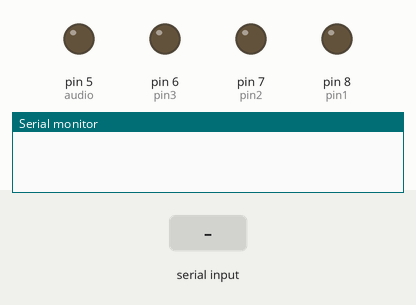
Recording of a sketch running on a simulated Arduino Uno, built with avr-gcc and run on an emulated ATmega328P. Parts: output pins drawn as LEDs (lit = HIGH), the last lines printed to the serial monitor. The test bench sets the inputs (shaded band). Pins used as bus, display or sensor lines are not drawn.

Above: at 1.2 s.
1.3 s: "90,45\n" received over Serial
At 2.5 s:
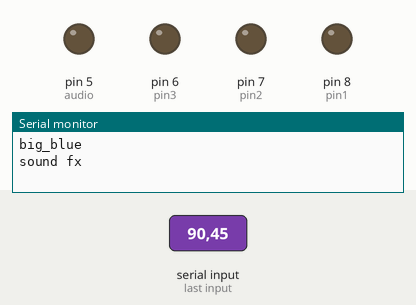
2.8 s: "30,150\n" received over Serial
4.3 s: "2\n" received over Serial
At 5.0 s:
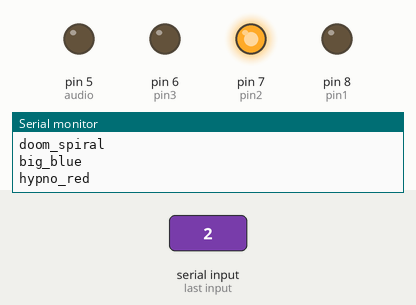
5.8 s: "1\n" received over Serial
At 6.2 s:
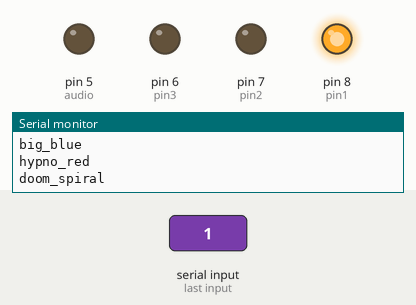
7.3 s: "4\n" received over Serial
At 8.4 s:
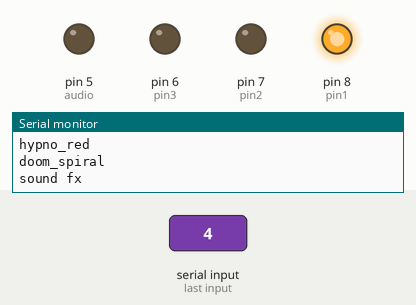
8.8 s: "0\n" received over Serial
At 9.7 s:
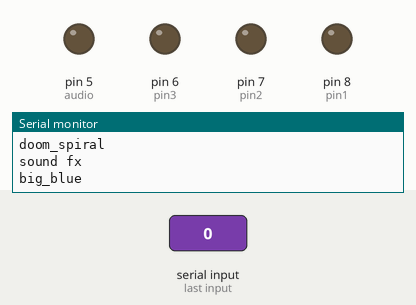
Timing chart, 0 to 11.3 s (numbered marks = the images above; inputs shaded):
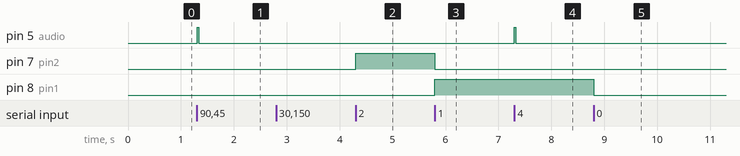

The sketch:

bt_set_animation_state.ino
```cpp
//Pins on metro
#define audio 5
#define reset 4
#define pin1 8
#define pin2 7
#define pin3 6
#define eye0 "big_blue"
#define eye1 "doom_spiral"
#define eye2 "hypno_red"
#define eye3 "toonstripe"

char val = '0';

//clears the pin states back to default
void clearState(){
  digitalWrite(pin1, LOW);
  digitalWrite(pin2, LOW);
  digitalWrite(pin3, LOW);
}

void setState(int state){
  String selection = "";
  switch (state){

    case 0:
      clearState();
      selection = eye0;
      digitalWrite(reset, LOW);
      break;
    case 1:
      clearState();
      selection = eye1;
      digitalWrite(pin1, HIGH);
      digitalWrite(reset, LOW);
      break;
    case 2:
      clearState();
      selection = eye2;
      digitalWrite(pin2, HIGH);
      digitalWrite(reset, LOW);
      break;
    case 3:
      clearState();
      selection = eye3;
      digitalWrite(pin3, HIGH);
      digitalWrite(reset, LOW);
      break;
    case 4:
      selection = "sound fx";
      digitalWrite(audio, HIGH);
      delay(30);
      digitalWrite(audio, LOW);
    default:
      break;

  }
  Serial.println(selection);
  digitalWrite(reset, HIGH);

}

void setup()
{
  Serial.begin(9600);//Opening serial port
  //set pin modes
  pinMode(audio, OUTPUT);
  pinMode(reset, OUTPUT);
  pinMode(pin1, OUTPUT);
  pinMode(pin2, OUTPUT);
  pinMode(pin3, OUTPUT);
  digitalWrite(reset, HIGH);

}
void loop()
{
  if (Serial.available())//If connected
  {
    val = Serial.read();
    //convert char to int
    int state = val - '0';

    setState(state);


  }
  //digitalWrite(reset, HIGH);
}
```

Measured:
- after the input at 1.3 s, pin 5 (audio): LOW → HIGH at once, → LOW 0.03 s later
- after the input at 4.3 s, pin 7 (pin2): LOW → HIGH at once
- after the input at 5.8 s, pin 7 (pin2): HIGH → LOW at once; pin 8 (pin1): LOW → HIGH at once
- after the input at 7.3 s, pin 5 (audio): LOW → HIGH at once, → LOW 0.03 s later
- after the input at 8.8 s, pin 8 (pin1): HIGH → LOW at once
